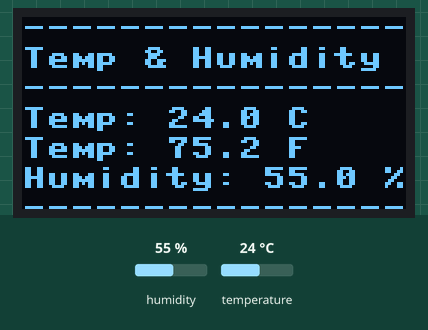
This program was run on a simulated ESP8266 board running MicroPython. Shown: 128×64 one-colour display. The test bench sets the inputs (shaded band); at power-on: humidity 55 %, temperature 24 °C. Library files of the repository ran but are not shown: ssd1306.py; what the program prints to the serial console is not drawn.

Above: at 2.6 s.
2.7 s: humidity set to 22 %
At 5.1 s:
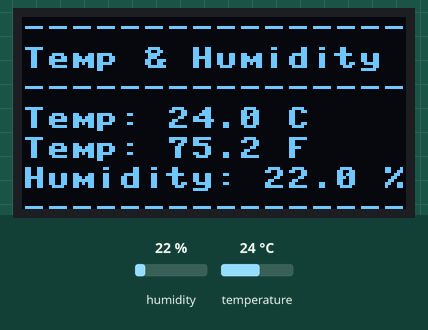
7.7 s: temperature set to 12 °C
At 9.2 s:
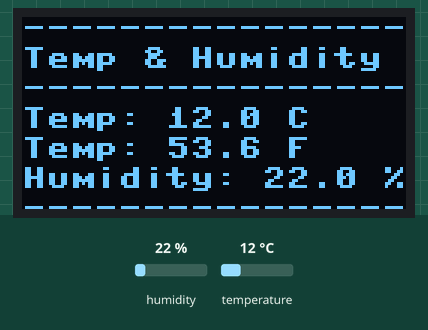
11.9 s: humidity set to 40 %
At 13.3 s:
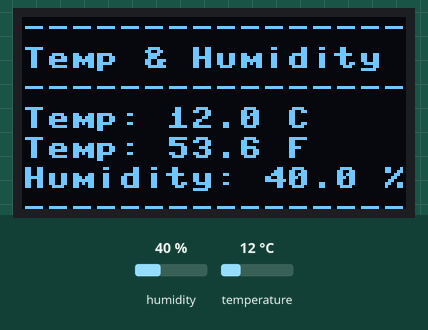
16.0 s: temperature set to 19 °C
At 17.5 s:
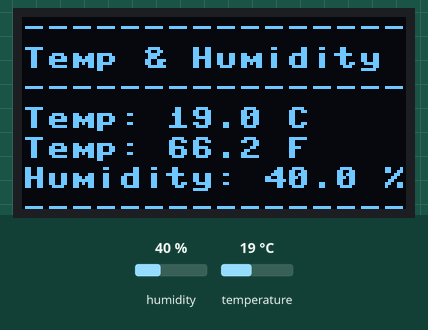
Timing chart, 0 to 19.0 s (numbered marks = the images above; inputs shaded):
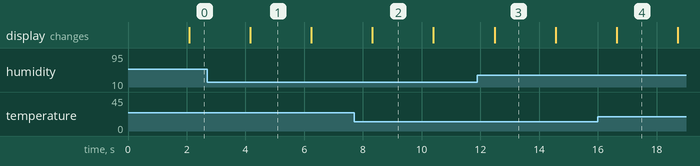

The program:

main.py
```python
from machine import Pin, SoftI2C
from time import sleep
import dht
import network
import urequests as requests
import ujson
import ssd1306


sensor = dht.DHT11(Pin(14))


while True:
  try:
    sleep(2)
    sensor.measure()
    temp = sensor.temperature()
    hum = sensor.humidity()
    temp_f = temp * (9/5) + 32.0
    print('Temperature: %3.1f C' %temp)
    print('Temperature: %3.1f F' %temp_f)
    print('Humidity: %3.1f %%' %hum)

    i2c = SoftI2C(scl=Pin(5), sda=Pin(4))

    oled_width = 128
    oled_height = 64
    oled = ssd1306.SSD1306_I2C(oled_width, oled_height, i2c)

    oled.text('-------------------------------------', 0, 0)
    oled.text('Temp & Humidity', 0, 10)
    oled.text('-------------------------------------', 0, 20)
    oled.text('Temp: %3.1f C' %temp, 0, 30)
    oled.text('Temp: %3.1f F' %temp_f, 0, 40)
    oled.text('Humidity: %3.1f %%' %hum, 0, 50)
    oled.text('-------------------------------------', 0, 60)
    oled.show()


  except OSError as e:
   print('Failed read or send information.') 
```

Measured:
- after the input at 2.7 s, the display: first differs from a run without the input after 1.5 s (image 1)
- after the input at 7.7 s, the display: first differs from a run without the input after 0.62 s (image 2)
- after the input at 11.9 s, the display: first differs from a run without the input after 0.58 s (image 3)
- after the input at 16.0 s, the display: first differs from a run without the input after 0.64 s (image 4)
- what the display in image 1 shows lasts 2.0 s, from 4.2 s to 6.2 s
